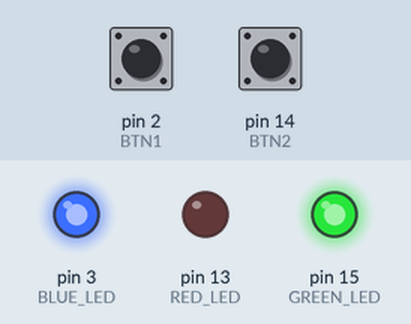
Recording of a program running on a simulated Arduino Uno, built with avr-gcc and run on an emulated ATmega328P. Parts: output pins drawn as LEDs (lit = HIGH). Dashed ring = blinking. The test bench sets the inputs (shaded band); at power-on: pin 2 (BTN1) HIGH, pin 14 (BTN2) HIGH.

Above: at 1.8 s.
1.9 s: pin 2 (BTN1) pulled LOW for 0.6 s
At 2.9 s:
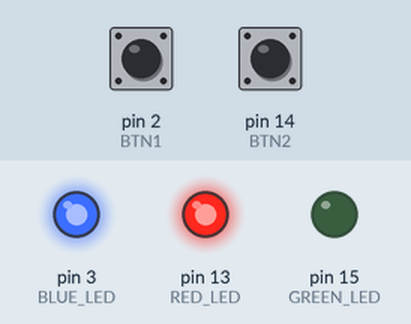
5.0 s: pin 2 (BTN1) pulled LOW for 1 s
At 5.25 s:
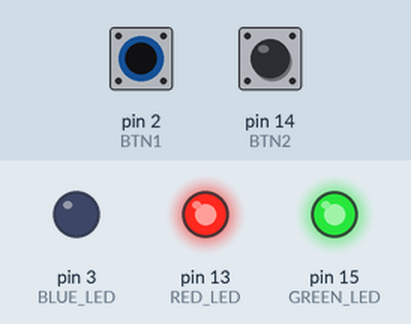
8.0 s: pin 2 (BTN1) pulled LOW for 3.2 s
At 8.75 s:
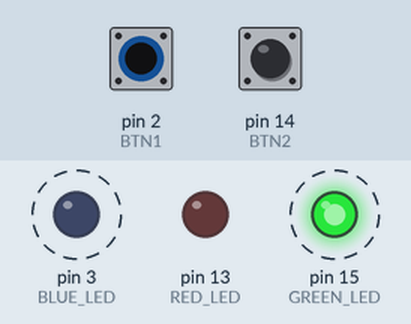
12.7 s: pin 14 (BTN2) pulled LOW for 0.6 s
At 13.25 s:
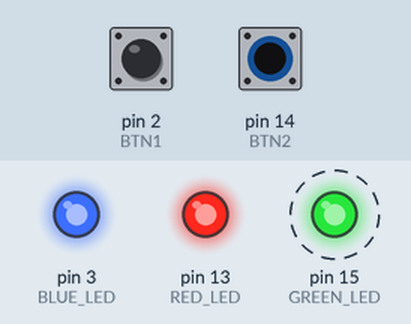
Timing chart, 0 to 17.0 s (numbered marks = the images above; inputs shaded):
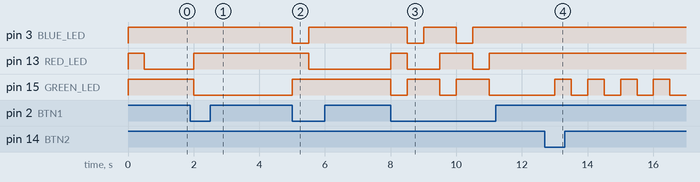

The program:

main.cpp
```cpp
// #include <avr/io.h>
// #include <util/delay.h>

// #define red 0
// #define green 1
// #define blue 2

// void t0()
// {
// 	DDRD |= (1 << PD7);

// 	while(1) {
//         /* Inversăm starea pinului. */
// 		PORTD ^= (1 << PD7);
//         _delay_ms(500);
// 	}
// }

// void t1()
// {
// 	DDRD |= (1 << PD5);

// 	while(1) {
// 		/* Inversăm starea pinului. */
// 		PORTD &= ~(1 << PD5);
// 		_delay_ms(500);
// 	}
// }

// void t2() {
// 	// set as input
// 	DDRB &= ~(1 << PB2);

// 	// set the pull up
// 	PORTB |= (1 << PB2);

// 	// setam culoare verde
// 	DDRD |= (1 << PD7);
// 	DDRD |= (1 << PD5);

// 	PORTD &= ~(1 << PD7);
// 	PORTD |= (1 << PD5);


// 	while (1)
// 	{
// 		uint8_t val = PINB & (1 << PB2);
// 		if (val == 0) // buton este activ low
// 		{
// 			PORTD &= ~(1 << PD5);
// 		} else {
// 			PORTD |= (1 << PD5);
// 		}
// 		_delay_ms(500);
// 	}
// }

// void t3()
// {
// 	DDRB &= ~(1 << PB2);
// 	PORTB |= (1 << PB2);

// 	DDRD &= ~(1 << PD6);
// 	PORTD |= (1 << PD6);

// 	// setare ca output
// 	DDRD |= (1 << PD7); // green
// 	DDRD |= (1 << PD5); // red
// 	DDRB |= (1 << PB3); // blue

// 	PORTD |= (1 << PD7); // green
// 	PORTD |= (1 << PD5); // red
// 	PORTB |= (1 << PB3); // blue

// 	uint8_t color = red;
// 	uint8_t blink = 0;
// 	uint8_t state = 0;

// 	while (1)
// 	{
// 		uint8_t btn_color = PINB & (1 << PB2);
// 		uint8_t btn_blink = PIND & (1 << PD6);

// 		if (!btn_color)
// 		{
// 			color = (color + 1) % 3;
// 		}
// 		if (!btn_blink)
// 		{
// 			blink = !blink;
// 			state = 0; // we need to turn off the led
// 		}

// 		switch (color)
// 		{
// 		case red:
// 			PORTD &= ~(1 << PD5); // aprind red
// 			PORTB |= (1 << PB3); // inchid blue
// 			PORTD |= (1 << PD7);
// 			break;
// 		case green:
// 			PORTD &= ~(1 << PD7); // aprind green
// 			PORTD |= (1 << PD5); // inchid rosu
// 			PORTB |= (1 << PB3);
// 			break;
// 		case blue:
// 			PORTB &= ~(1 << PB3); // aprind albastru
// 			PORTD |= (1 << PD7); // inchid verde
// 			PORTD |= (1 << PD5);
// 			break;
// 		default:
// 			break;
// 		}

// 		if (blink) {
// 			if (!state) {
// 				// oprim ledul
// 				PORTD |= (1 << PD7); // green
// 				PORTD |= (1 << PD5); // red
// 				PORTB |= (1 << PB3); // blue
// 			}
// 			state = !state;
// 		}
// 		_delay_ms(500);
// 	}

// }

// int main() {
// 	t3();
// 	return 0;
// }
```

arduino_main.cpp
```cpp
#include <Arduino.h>
#define RED_LED 13
#define BLUE_LED 3
#define GREEN_LED 15
#define BTN1 2
#define BTN2 14
#define red 0
#define green 1
#define blue 2

void setup1() {
  pinMode(RED_LED, OUTPUT);
}

void loop1() {
  digitalWrite(RED_LED, HIGH);
  delay(500);
  digitalWrite(RED_LED, LOW);
  delay(500);
}

void setup2() {
    pinMode(GREEN_LED, OUTPUT);
    pinMode(RED_LED, OUTPUT);
    pinMode(BTN1, INPUT_PULLUP);
    digitalWrite(GREEN_LED, LOW);
}

void loop2()
{
    digitalWrite(RED_LED, digitalRead(BTN1));
    delay(500);
}

void setup3() {
    pinMode(GREEN_LED, OUTPUT);
    pinMode(RED_LED, OUTPUT);
    pinMode(BLUE_LED, OUTPUT);
    pinMode(BTN1, INPUT_PULLUP);
    pinMode(BTN2, INPUT_PULLUP);

    digitalWrite(GREEN_LED, HIGH);
    digitalWrite(RED_LED, LOW);
    digitalWrite(BLUE_LED, HIGH);
}

uint8_t color = red;
uint8_t blink = 0;
uint8_t state = 0;

void loop3() {
    uint8_t btn_color = digitalRead(BTN1);
    uint8_t btn_blink = digitalRead(BTN2);
    if (!btn_color) {
        color = (color + 1) % 3;
    }
    if (!btn_blink) {
        blink = !blink;
        state = 0;
    }
    switch (color)
    {
    case red:
        digitalWrite(RED_LED, LOW);
        digitalWrite(BLUE_LED, HIGH);
        break;
    case green:
        digitalWrite(GREEN_LED, LOW);
        digitalWrite(RED_LED, HIGH);
        break;
    case blue:
        digitalWrite(BLUE_LED, LOW);
        digitalWrite(GREEN_LED, HIGH);
    default:
        break;
    }
    if (blink) {
        if (!state) {
            digitalWrite(GREEN_LED, HIGH);
            digitalWrite(RED_LED, HIGH);
            digitalWrite(BLUE_LED, HIGH);
        }
        state = !state;
    }
    delay(500);
}

void setup() {setup3();}
void loop() {loop3();}
```

Measured:
- after the input at 1.9 s, pin 13 (RED_LED): LOW → HIGH after 0.10 s; pin 15 (GREEN_LED): HIGH → LOW after 0.10 s
- after the input at 5.0 s, pin 3 (BLUE_LED): HIGH → LOW at once, → HIGH 0.50 s later; pin 13 (RED_LED): HIGH → LOW after 0.50 s; pin 15 (GREEN_LED): LOW → HIGH at once
- after the input at 8.0 s, pin 3 (BLUE_LED): alternates HIGH for 1.0 s and LOW for 0.50 s, 4 changes in all, then stays HIGH, starting after 0.50 s; pin 13 (RED_LED): goes HIGH 0.50 s, LOW 1.0 s, HIGH 1.0 s, LOW 0.50 s, then HIGH, starting at once; pin 15 (GREEN_LED): alternates HIGH for 1.0 s and LOW for 0.50 s, starting at once
- after the input at 12.7 s, pin 15 (GREEN_LED): alternates HIGH for 0.50 s and LOW for 0.50 s, starting after 0.31 s
